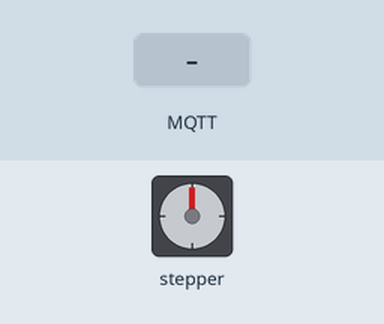
Bench run of a sketch on a simulated ESP32. On the bench: stepper motor. Wiring (inferred from the names in the program): stepper motor driver (200 steps per turn assumed): step GPIO 18; direction GPIO 19. The inputs (shaded band) are chosen by the test bench. WiFi joins after 1.5 s; servers stay silent unless stated; random numbers use the default seed unless the sketch sets one; no MQTT or app messages arrive unless stated; what the sketch prints to the serial monitor is not drawn.

Above: at 2.7 s.
2.8 s: MQTT message "FECHAR" arrives on the first subscribed topic
At 4.0 s:
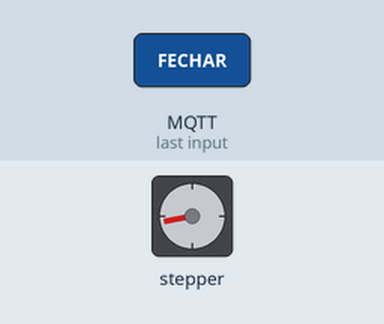
4.6 s: MQTT message "ABRIR" arrives on the first subscribed topic
At 4.75 s:
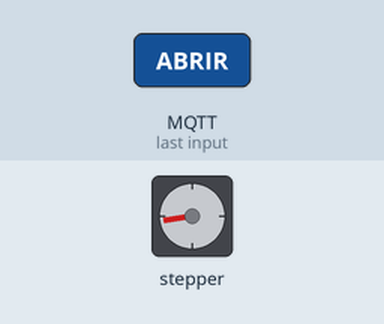
6.4 s: MQTT message "ABRIR" arrives on the first subscribed topic
At 8.0 s:
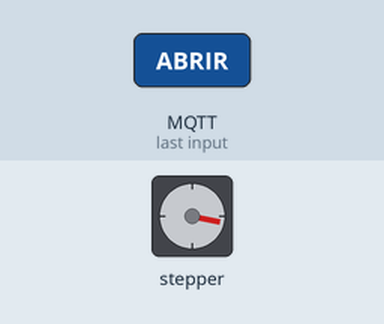
Timing chart, 0 to 9.5 s (numbered marks = the images above; inputs shaded):
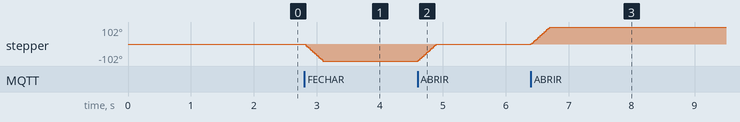

Measured:
- after the input at 2.8 s, stepper: turns 102° counter-clockwise in 0.30 s, starting at once
- after the input at 4.6 s, stepper: turns 102° clockwise in 0.30 s, starting at once
- after the input at 6.4 s, stepper: turns 102° clockwise in 0.30 s, starting at once

The sketch:

second.ino
```cpp
#include <WiFi.h>
#include <PubSubClient.h>

// ==========================================
// CONFIGURAÇÕES DE REDE
// ==========================================
const char* ssid        = "Protagonistas";   // Substitua pelo nome da sua rede
const char* password    = "L@majugi26";   // Substitua pela senha
const char* mqtt_server = "broker.hivemq.com";

WiFiClient espClient;
PubSubClient client(espClient);

// ==========================================
// PINOS DO DRIVER A4988
// ==========================================
const int pinStep = 18;
const int pinDir  = 19;

// Tempo do pulso em microsegundos (2500us = velocidade com ótimo torque)
const int velocidade = 2500;

// Controle do estado do movimento
String comandoAtual = "PARAR";
unsigned long ultimoTempoMensagem = 0;

// ==========================================
// FUNÇÃO DE RECEPÇÃO MQTT
// ==========================================
void callback(char* topic, byte* payload, unsigned int length) {
  String mensagem = "";
  for (int i = 0; i < length; i++) {
    mensagem += (char)payload[i];
  }

  comandoAtual = mensagem;
  ultimoTempoMensagem = millis(); // Atualiza o cronômetro do último comando recebido
}

// ==========================================
// CONEXÃO AO BROKER MQTT
// ==========================================
void reconnect() {
  while (!client.connected()) {
    Serial.print("Conectando ESP32 #2 ao MQTT...");

    // Gera um ID único para evitar queda de conexão
    String clientId = "ESP32_Rx_Mao_";
    clientId += String(random(0xffff), HEX);

    if (client.connect(clientId.c_str())) {
      Serial.println(" Conectado com sucesso!");
      client.subscribe("projeto/mao/comando");
    } else {
      Serial.print(" Falhou, rc=");
      Serial.print(client.state());
      Serial.println(" Tentando em 2s...");
      delay(2000);
    }
  }
}

// ==========================================
// SETUP
// ==========================================
void setup() {
  Serial.begin(115200);

  // Configuração dos pinos do motor
  pinMode(pinStep, OUTPUT);
  pinMode(pinDir, OUTPUT);
  digitalWrite(pinStep, LOW);
  digitalWrite(pinDir, LOW);

  // Conexão Wi-Fi
  WiFi.begin(ssid, password);
  while (WiFi.status() != WL_CONNECTED) {
    delay(500);
    Serial.print(".");
  }
  Serial.println("\nWi-Fi Conectado no ESP32 #2!");

  // Configuração do cliente MQTT
  client.setServer(mqtt_server, 1883);
  client.setCallback(callback);
}

void loop() {
  if (!client.connected()) {
    reconnect();
  }
  client.loop();

  if (millis() - ultimoTempoMensagem > 300) {
    comandoAtual = "PARAR";
  }

  // MOVIMENTO DE FECHAR A MÃO
  if (comandoAtual == "FECHAR") {
    digitalWrite(pinDir, LOW);
    delayMicroseconds(10); // Estabilização do sinal de direção no driver

    digitalWrite(pinStep, HIGH);
    delayMicroseconds(velocidade);
    digitalWrite(pinStep, LOW);
    delayMicroseconds(velocidade);

    yield(); // Alimenta as tarefas em segundo plano do ESP32 (Wi-Fi)
  }
  // MOVIMENTO DE ABRIR A MÃO
  else if (comandoAtual == "ABRIR") {
    digitalWrite(pinDir, HIGH);
    delayMicroseconds(10); // Estabilização do sinal de direção no driver

    digitalWrite(pinStep, HIGH);
    delayMicroseconds(velocidade);
    digitalWrite(pinStep, LOW);
    delayMicroseconds(velocidade);

    yield(); // Alimenta as tarefas em segundo plano do ESP32 (Wi-Fi)
  }
  // Se comandoAtual for "PARAR", o motor não recebe pulsos e fica imóvel.
}
```
